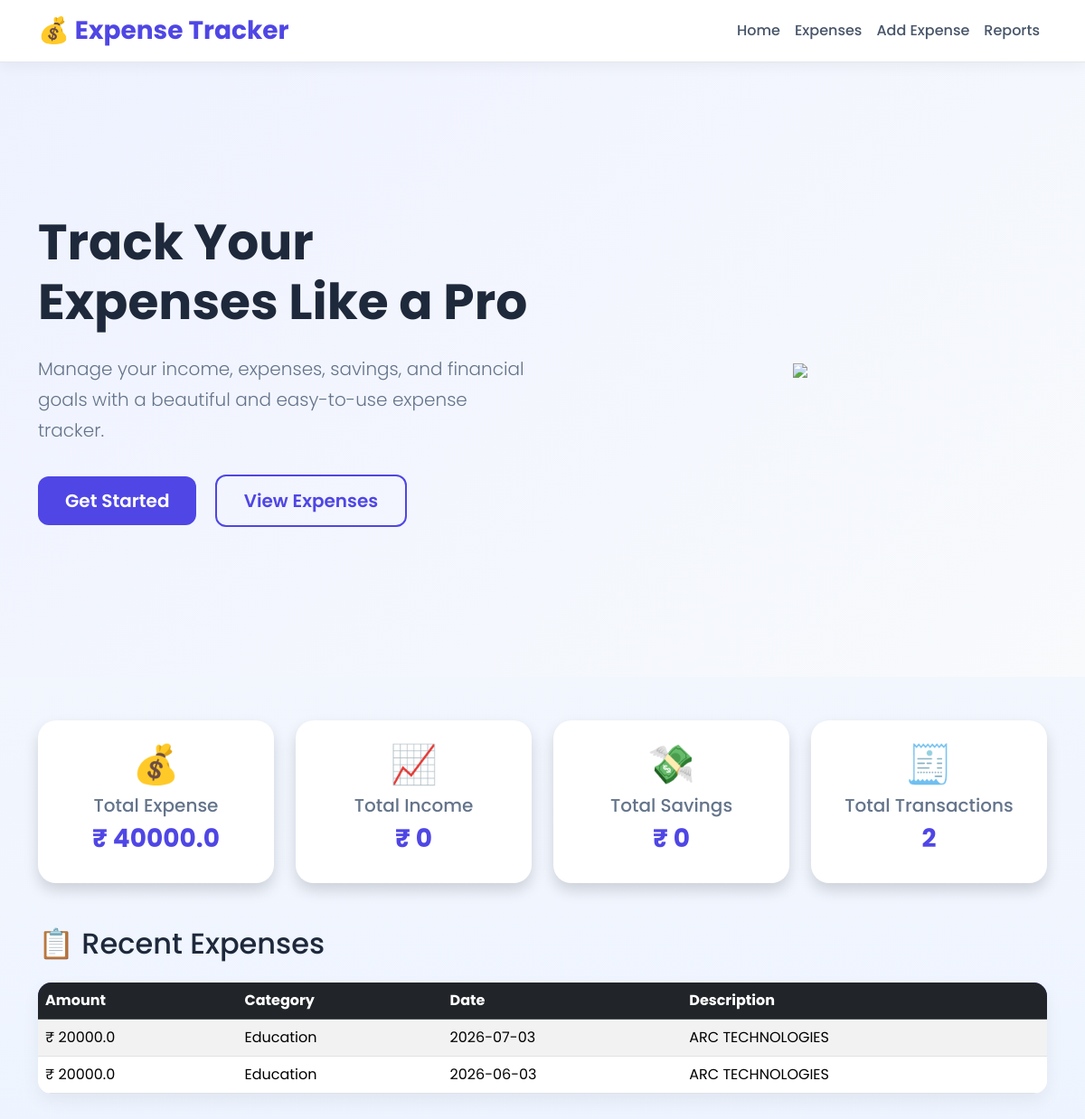
The page / on the database its author committed.
### tables this page shows
CREATE TABLE expenses (
    id INTEGER PRIMARY KEY AUTOINCREMENT,
    amount REAL NOT NULL,
    category TEXT NOT NULL,
    date TEXT NOT NULL,
    description TEXT
);

### app.py (the view)
@app.route("/")
def home():
    conn = sqlite3.connect(DATABASE)
    cursor = conn.cursor()
    cursor.execute("SELECT SUM(amount) FROM expenses")
    total_expense = cursor.fetchone()[0]
    if total_expense is None:
        total_expense = 0
    cursor.execute("SELECT COUNT(*) FROM expenses")
    total_transactions = cursor.fetchone()[0]
    cursor.execute("""
        SELECT amount, category, date, description
        FROM expenses
        ORDER BY id DESC
        LIMIT 5
    """)
    recent_expenses = cursor.fetchall()
    print("Recent Expenses:", recent_expenses)
    conn.close()
    return render_template(
        "index.html",
        total_expense=total_expense,
        total_transactions=total_transactions,
        recent_expenses=recent_expenses
    )

### templates/index.html (shortened to what this page needs)
<!DOCTYPE html>
<html lang="en">
<head>
    <link href="https://cdn.jsdelivr.net/npm/bootstrap@5.3.3/dist/css/bootstrap.min.css" rel="stylesheet">
    <link rel="stylesheet" href="{{ url_for('static', filename='css/style.css') }}">
</head>
<body>
<nav class="navbar navbar-expand-lg navbar-dark bg-dark">
    <div class="container">
        <a class="navbar-brand fw-bold" href="/">💰 Expense Tracker</a>
        <div class="collapse navbar-collapse" id="navbarNav">
            <ul class="navbar-nav ms-auto">
                <li class="nav-item">
                    <a class="nav-link active" href="/">Home</a>
                </li>
                <li class="nav-item">
                    <a class="nav-link" href="/expenses">Expenses</a>
                </li>
                <li class="nav-item">
                    <a class="nav-link" href="/add-expense">Add Expense</a>
                </li>
                <li class="nav-item">
                    <a class="nav-link" href="#">Reports</a>
                </li>
            </ul>
        </div>
    </div>
</nav>
<section class="hero">
    <div class="container">
        <div class="row align-items-center">
            <div class="col-lg-6">
                <h1 class="display-3 fw-bold">
                    Track Your Expenses Like a Pro
                </h1>
                <p class="lead mt-4">
                    Manage your income, expenses, savings, and financial goals
                    with a beautiful and easy-to-use expense tracker.
                </p>
                <a href="/add-expense" class="btn btn-light btn-lg mt-3 me-3">
                    Get Started
                </a>
                <a href="/expenses" class="btn btn-outline-light btn-lg mt-3">
                    View Expenses
                </a>
            </div>
            <div class="col-lg-6 text-center">
                <img src="https://cdn-icons-png.flaticon.com/512/2331/2331941.png"
                     class="img-fluid"
                     width="420">
            </div>
        </div>
    </div>
</section>
<section class="container my-5">
    <div class="row g-4">
        <div class="col-md-3">
            <div class="card shadow border-0 p-4 text-center">
                <h2>💰</h2>
                <h5>Total Expense</h5>
                <h3>₹ {{ total_expense }}</h3>
            </div>
        </div>
        <div class="col-md-3">
            <div class="card shadow border-0 p-4 text-center">
                <h2>📈</h2>
                <h5>Total Income</h5>
                <h3>₹ 0</h3>
            </div>
        </div>
        <div class="col-md-3">
            <div class="card shadow border-0 p-4 text-center">
                <h2>💸</h2>
                <h5>Total Savings</h5>
                <h3>₹ 0</h3>
            </div>
        </div>
        <div class="col-md-3">
            <div class="card shadow border-0 p-4 text-center">
                <h2>🧾</h2>
                <h5>Total Transactions</h5>
                <h3>{{ total_transactions }}</h3>
            </div>
        </div>
    </div>
</section>
<section class="container my-5">
    <h2 class="mb-4">📋 Recent Expenses</h2>
    <table class="table table-striped table-hover">
        <thead class="table-dark">
            <tr>
                <th>Amount</th>
                <th>Category</th>
                <th>Date</th>
                <th>Description</th>
            </tr>
        </thead>
        <tbody>
            {% for expense in recent_expenses %}
            <tr>
                <td>₹ {{ expense[0] }}</td>
                <td>{{ expense[1] }}</td>
                <td>{{ expense[2] }}</td>
                <td>{{ expense[3] }}</td>
            </tr>
            {% endfor %}
        </tbody>
    </table>
</section>
</body>
</html>

### static/css/style.css (style rules this page uses)
* { margin:0; padding:0; box-sizing:border-box; font-family:'Poppins',sans-serif; }
body { background:linear-gradient(180deg,#F8FAFC,#EEF4FF); color:#1E293B; min-height:100vh; }
.navbar { background:#ffffff !important; box-shadow:0 4px 15px rgba(0,0,0,.05); border-bottom:1px solid #E5E7EB; }
.navbar-brand { color:#4F46E5 !important; font-size:28px; font-weight:700; }
.nav-link { color:#475569 !important; font-weight:500; transition:.3s; }
.hero { min-height:85vh; display:flex; align-items:center; background:linear-gradient(135deg,#EEF2FF,#F8FAFC); }
.hero h1 { color:#1E293B; font-size:55px; font-weight:700; }
.hero p { color:#64748B; font-size:20px; line-height:1.7; }
.btn { border-radius:12px; padding:12px 30px; font-weight:600; transition:.3s; }
.btn-light { background:#4F46E5; color:white; border:none; }
.btn-outline-light { border:2px solid #4F46E5; color:#4F46E5; }
img { animation:float 4s ease-in-out infinite; }
.card { background:white; border:none; border-radius:20px; box-shadow:0 10px 25px rgba(15,23,42,.08); transition:.35s; }
.card h2 { font-size:42px; }
.card h3 { color:#4F46E5; font-weight:700; }
.card h5 { color:#64748B; }
.table { background:white; border-radius:15px; overflow:hidden; box-shadow:0 8px 20px rgba(0,0,0,.06); }
.table-dark { background:#4F46E5 !important; color:white; }
h1,h2,h3,h4 { color:#1E293B; }

### rows shown on the page
expenses: amount "20000.0", category "Education", date "2026-07-03", description "ARC TECHNOLOGIES"
expenses: amount "20000.0", category "Education", date "2026-06-03", description "ARC TECHNOLOGIES"

### other values the page prints
{{ total_expense }} "40000.0"
{{ total_transactions }} "2"
